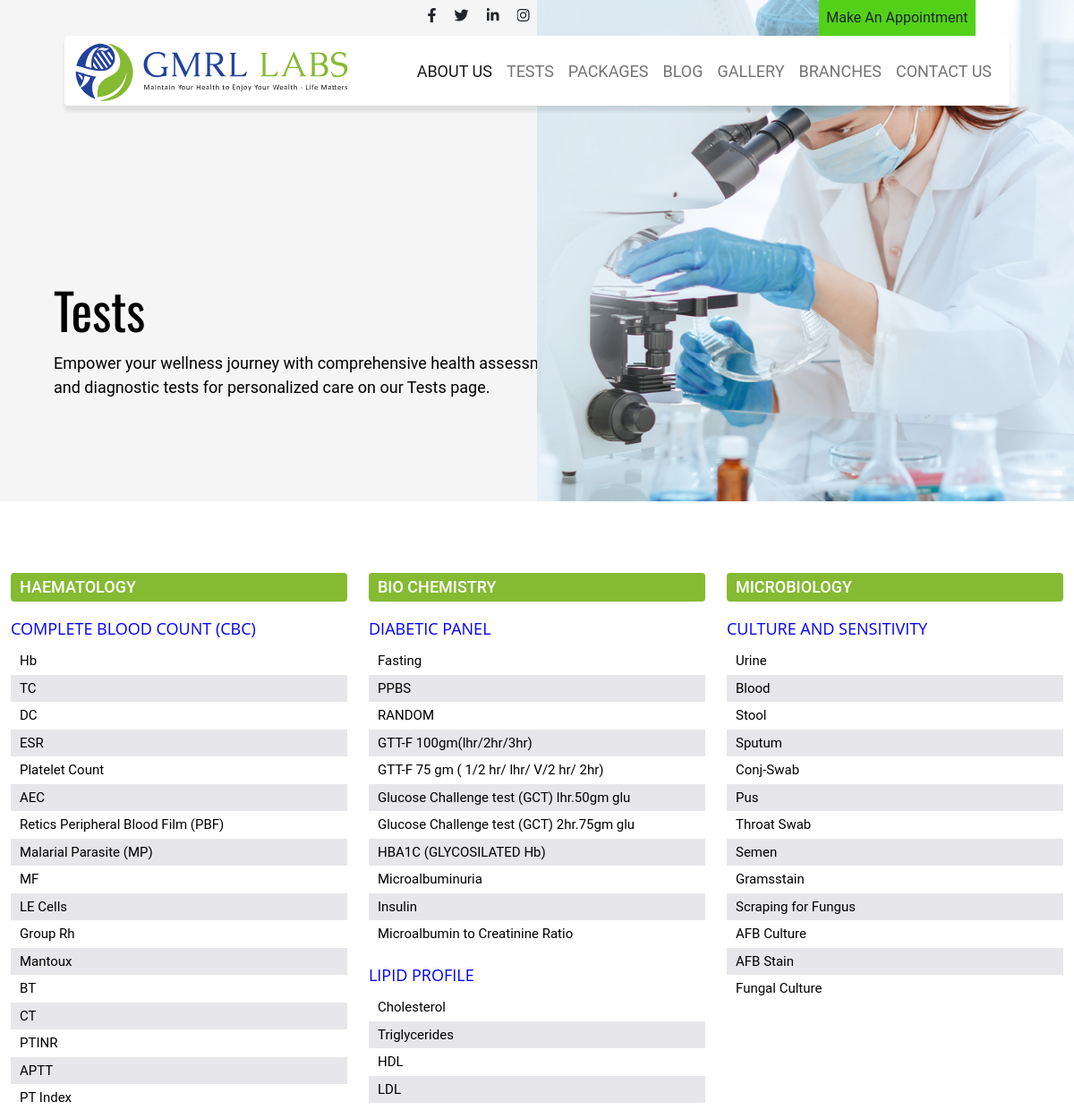
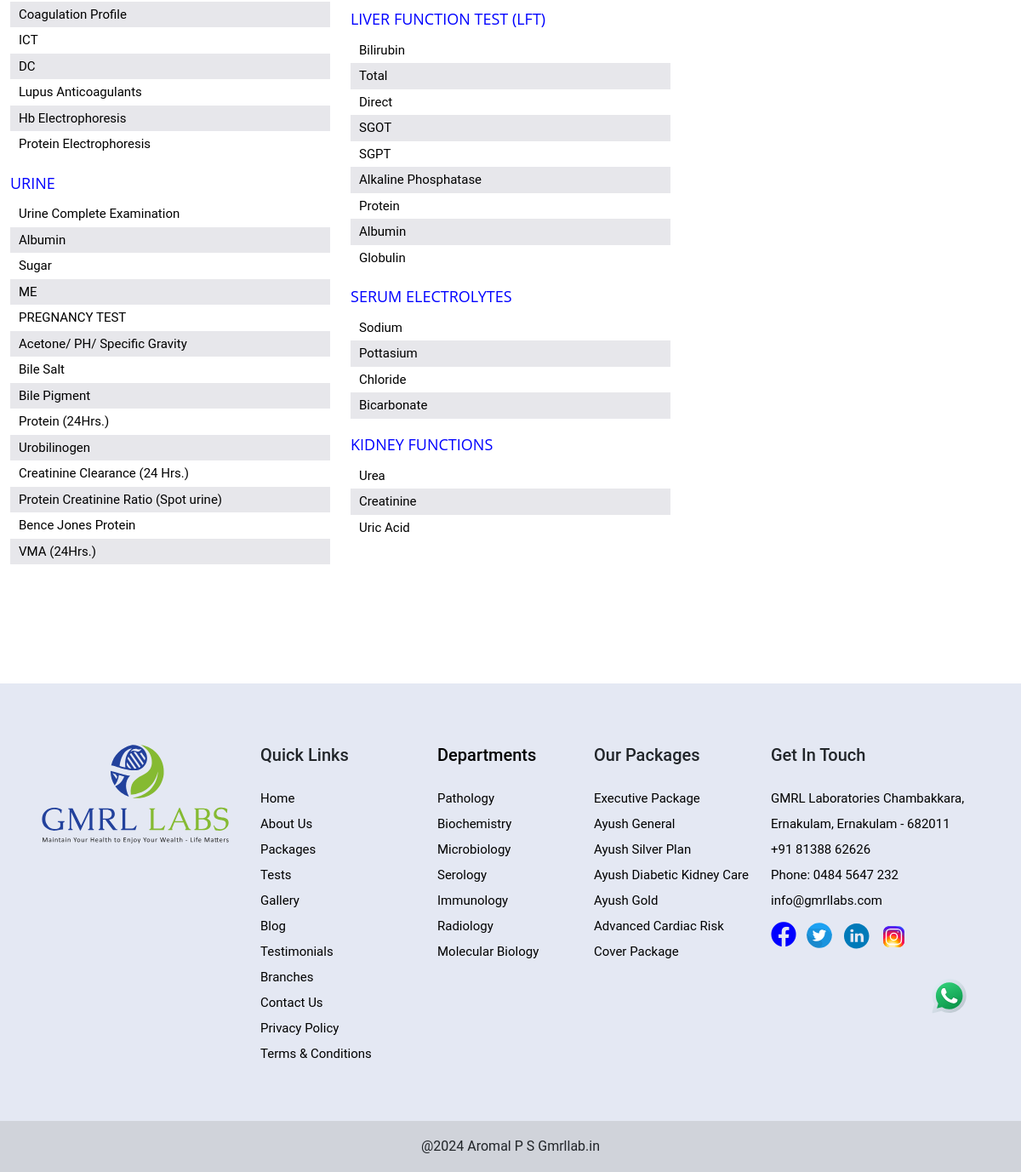
The app's page /frondpage/tests/ with its own data (2 pictures, top to bottom).
### frondpage/models.py (models this page shows, shortened)
class Tests(models.Model):
    test_type=models.CharField(max_length=150,unique=True)
    def __str__(self):
        return self.test_type

class Our_Tests(models.Model):
    test_type=models.ForeignKey(Tests, on_delete=models.CASCADE)
    test_name=models.CharField(max_length=150,unique=True)
    testes = models.TextField(help_text='Enter test names separated by commas')
    def get_testes_list(self):
        return [Otest.strip() for Otest in self.testes.split(',')]

class Departments(models.Model):
    dep_name=models.CharField(max_length=150,unique=True)
    dep_image=models.ImageField(upload_to='department/')
    dep_decrption=models.TextField()
    dep_detail_banner=models.ImageField(upload_to='departmentbanner/')

class TestPackage(models.Model):
    package_name = models.CharField(max_length=200, unique=True)
    price = models.DecimalField(max_digits=10, decimal_places=2)
    image = models.ImageField(upload_to='testpackage')
    tests = models.TextField(help_text='Enter test names separated by commas')
    description=models.TextField()

### frondpage/views.py (the view)
# urls.py: path('tests/',views.ATests,name='tests'),
def ATests(req):
    all_our_tests = Our_Tests.objects.all()
    return render(req, 'tests.html', {'all_our_tests': all_our_tests})

### labapp/context_processors.py (called while the page is built)
def Testpackages(req):
    test_packages=TestPackage.objects.all()
    return dict(test_packages=test_packages)

def Test(req):
    test=Tests.objects.all()
    return dict(test=test)

def Ourtests(req):
    ourtests=Our_Tests.objects.all()
    return dict(ourtests=ourtests)

def Ourtestinomial(req):
    testinomial=OurTestinomials.objects.all()
    return dict(testinomial=testinomial)

def Department(req):
    dept=Departments.objects.all()
    return dict(dept=dept)

def NewsandEvent(req):
    news=News_and_events.objects.all()
    return dict(news=news)

def Blog(req):
    blog=Blogs.objects.all()
    return dict(blog=blog)

def Blog_detail(req):
    blog_detail=Blog_details.objects.all()
    return dict(blog_detail=blog_detail)

def Gallerys (req):
    gallery=Gallery.objects.all()
    return dict(gallery=gallery)

def Branch(req):
    branch=Branches.objects.all()
    return dict(branch=branch)

def Privacyandpolicy(req):
    privacy=Privacy.objects.all()
    return dict(privacy=privacy)

def TermsandCondition(req):
    terms=TermsandConditions.objects.all()
    return dict(terms=terms)

def About(req):
    about=AboutUs.objects.all()
    return dict(about=about)

### templates/tests.html (shortened to what this page needs)
{% extends "base.html" %}
{% load static %}
{% block content %}
<div class="main1_tests overflow-hidden ">
    <div class="container-fluid  p-0 ">
        <div class="row main_row ">
            <div class="col-12 page_about w-100">
                <div class="row w-100 p-0 m-0">
                    <div class="col-md-6 col-12  about_col1 p-0">
                        <div class="about_text2 overflow-hidden">
                            Tests
                        </div>
                        <div class="about_text3 " style="height: fit-content;">
                            Empower your wellness journey with comprehensive health assessments and diagnostic
                            tests for personalized care on our Tests page.
                        </div>
                    </div>
                    <div class="col-md-6 col-12  about_image p-0">
                        <img src="{% static './image/tests.jpg' %}" class="d-block w-100" alt="...">
                    </div>
                </div>
            </div>
        </div>
    </div>
</div>
<div class="main_available_tests test test-page">
    <div class="container">
        <div class="row available_tests">
            {% regroup all_our_tests by test_type as test_type_list %}
            {% for test_type_group in test_type_list %}
            <div class="col-lg-4 col-12">
                <h4>{{ test_type_group.grouper }}</h4>
                <ul>
                    {% for our_test in test_type_group.list %}
                    <h6>{{ our_test.test_name }}</h6>
                        <ul>
                            {% for test_item in our_test.get_testes_list %}
                            <li>{{ test_item }}</li>
                            {% endfor %}
                        </ul>
                    {% endfor %}
                </ul>
            </div>
            {% endfor %}
        </div>
    </div>
</div>
{% endblock %}

### templates/nav_and_footer/footer.html (shortened to what this page needs)
{% load static %}
<div class="footer  pt-2">
    <div class="container footer_contain pt-5">
        <div class="row footer_row1 mx-auto pt-3">
            <div class="col-lg-3 mb-lg-0 mb-5 text-lg-none text-center  footer_col1">
                <img src="{% static './icons/gmrl-footer-logo.svg' %}" alt="" width="220">
            </div>
            <div class="footercolum1 col-6  col-lg-2 col-md-5 ps-lg-0 ps-5">
                <h5 class="pb-3">Quick Links</h5>
                <ul class="p-0">
                    <a href="{% url 'home' %}">
                        <li>Home</li>
                    </a>
                    <a href="{% url 'aboutus' %}">
                        <li>About Us</li>
                    </a>
                    <a href="{% url 'package' %}">
                        <li>Packages</li>
                    </a>
                    <a href="{% url 'frond:tests' %}">
                        <li>Tests</li>
                    </a>
                    <a href="{% url 'gallery' %}">
                        <li>Gallery</li>
                    </a>
                    <a href="{% url 'blog' %}">
                        <li>Blog</li>
                    </a>
                    <a href="#">
                        <li>Testimonials</li>
                    </a>
                    <a href="{% url 'branch' %}">
                        <li>Branches</li>
                    </a>
                    <a href="{% url 'form:contactform' %}">
                        <li>Contact Us</li>
                    </a>
                    <a href="{% url 'frond:privacy' %}">
                        <li>Privacy Policy</li>
                    </a>
                    <a href="{% url 'frond:terms' %}">
                        <li>Terms & Conditions</li>
                    </a>
                </ul>
            </div>
            <div class="footercolum2 col-6 col-lg-2 col-md-5  ">
                <h5 class="pb-3"><a href="{% url 'frond:dep_detail' %}">Departments</a></h5>
                <ul class="p-0">
                    {% for i in dept %}
                    <a href="{% url 'frond:E_dep_detail' i.id %}">
                        <li> {{i.dep_name}}</li>
                    </a>
                    {% endfor %}
                </ul>
            </div>
            <div class="footercolum3 col-6 col-lg-2 col-md-5 ps-lg-0 ps-5">
                <h5 class="pb-3">Our Packages</h5>
                <ul class="p-0">
                    {% for i in test_packages %}
                    <a href="{% url 'frond:detailpackage'  i.id %}">
                        <li>{{i.package_name}}</li>
                    </a>
                    {% endfor %}
                </ul>
            </div>
            <div class="footercolum4 col-6 col-lg-3 col-md-5 ">
                <h5 class="pb-3">Get In Touch</h5>
                <ul class="p-0">
                    <a href="{% url 'form:contactform' %}">
                        <li> GMRL Laboratories Chambakkara, Ernakulam, Ernakulam - 682011</li>
                    </a>
                    <a href="tel:+91 81388 6262">
                        <li> +91 81388 62626</li>
                    </a>
                    <a href="tel:0484 5647 232">
                        <li> Phone: 0484 5647 232</li>
                    </a>
                    <a href="mailto:info@gmrllabs.com">
                        <li> info@gmrllabs.com</li>
                    </a>
                    <span class="footer_icon">
                        <div class="row text-center">
                            <div class="col-1" style="width:42px">
                                <i class="fab fa-facebook "></i>
                            </div>
                            <div class="col-1 " style="width:42px; padding-top:11px;">
                            </div>
                            <div class="col-1" style=" width:44px; padding-top:10px;">
                            </div>
                            <div class="col-1" style=" width:44px; padding-top:10px;">
                            </div>
                        </div>
                    </span>
                </ul>
            </div>
        </div>
    </div>
    <div class="container-fluid">
        <div class="row">
            <div class="copyright col-12 mt-5 ">
                <a class="text-decoration-none text-dark " href=""> @2024 Aromal P S Gmrllab.in </a>
            </div>
        </div>
    </div>
</div>

### static/css/style.css (style rules this page uses)
* { overflow-x: hidden !important; }
html, body { margin: 0 !important; padding: 0 !important; box-sizing: border-box !important; height: fit-content !important; }
.container { max-width: 1240px !important }
body { position: relative; font-family: 'Roboto', sans-serif !important; }
a { text-decoration: none !important; transition-duration: 0.3s !important; }

### static/css/navbar.css (style rules this page uses)
html, body { margin: 0 !important; padding: 0 !important; box-sizing: border-box !important; height: fit-content !important; }
body { position: relative; font-family: 'Roboto', sans-serif !important; }
.container { max-width: 1240px !important }
a { text-decoration: none !important; transition-duration: 0.3s !important; }

### static/css/main3.css (style rules this page uses)
h6 { color: black; padding: 0; margin: 0; font-family: 'Open Sans', sans-serif !important; }

### static/css/footer.css (style rules this page uses)
.footer { background-color: #e4e8f3; }
.footer ul li { list-style-type: none; line-height: 30px; font-size: 15px; }
.copyright { display: flex; align-items: center; justify-content: center; background-color: #d0d3da; height: 60px; }
.footer_icon i { padding-top: 10px; font-size: 30px; color: blue; }
.footer_icon .tweeter { padding: 0; height: 30px; width: 30px; }
.footer_icon .linkedin { width: 33px; }
.footer_icon .instagram_footer { padding-top: 1px; width: 33px; }
.footer_row1 a { color: black; }

### static/css/about.css (style rules this page uses)
.container { max-width: 1240px !important }
.page_about { position: absolute; padding: 0; margin: 0; top: 0%; right: 0; z-index: -1; width: 100vw !important; height: 100%; }
.about_col1 { position: relative; height: 70vh; background-color: rgba(202, 200, 200, 0.192); }
.about_text2 { position: absolute; bottom: 32%; left: 10%; font-size: 56px; color: black; font-family: 'Oswald', sans-serif !important; }

### static/css/gallery.css (style rules this page uses)
.container { max-width: 1240px !important; }
.page_about { position: absolute; padding: 0; margin: 0; top: 0%; right: 0; z-index: -1; width: 100vw !important; height: 100%; }
.about_text2 { position: absolute; bottom: 32%; left: 18%; font-size: 56px; color: black; font-family: 'Oswald', sans-serif !important; }

### static/css/branches.css (style rules this page uses)
.container { max-width: 1240px !important; }
.page_about { position: absolute; padding: 0; margin: 0; top: 0%; right: 0; z-index: -1; width: 100vw !important; height: 100%; }
.about_text2 { position: absolute; bottom: 32%; left: 18%; font-size: 56px; color: black; font-family: 'Oswald', sans-serif !important; }
.container { max-width: 1240px !important }

### static/css/package.css (style rules this page uses)
.container { max-width: 1240px !important; }

### static/css/blog.css (style rules this page uses)
.container { max-width: 1240px !important }

### static/css/contactus.css (style rules this page uses)
.container { max-width: 1240px !important }

### static/css/tests.css (style rules this page uses)
.container { max-width: 1240px !important }
.page_about { position: absolute; padding: 0; margin: 0; top: 0%; right: 0; z-index: -1; width: 100vw !important; height: 100%; }
.about_text2 { position: absolute; bottom: 32%; left: 10%; font-size: 56px; color: black; line-height: 70px !important; font-family: 'Oswald', sans-serif !important; }
.about_text3 { position: absolute; top: 70%; left: 10%; font-size: 18px; overflow: hidden; color: black; width: 600px; }
.about_image img { height: 70vh; }
.test { margin-top: 0px; margin-bottom: 100px; }
.available_tests ul { width: 100%; padding: 0; margin: 0; margin-bottom: 20px; display: block; }
.available_tests ul li { font-size: 16px; color: black; padding: 4px 10px; margin: 0; list-style: none; font-size: 15px; }
.available_tests ul li:nth-child(even) { background: #e7e7eb; }
.available_tests h4 { width: 100%; padding: 5px 0px 5px 10px; margin: 0px 0px 20px 0px; border-radius: 4px; color: white; background: #85ba32; font-size: 18px; display: block; }
.available_tests h6 { width: 100%; padding: 0px 0px 10px 0px; margin: 0; border-radius: 4px; color: blue; font-size: 18px; display: block; }

### records on screen
Tests: grouper "HAEMATOLOGY"
Our_Tests: test_name "COMPLETE BLOOD COUNT (CBC)", get_testes_list "Hb" "TC" "DC" "ESR" "Platelet Count" "AEC" "Retics Peripheral Blood Film (PBF)" "Malarial Parasite (MP)" "MF" "LE Cells" "Group Rh" "Mantoux" "BT" "CT" "PTINR" "APTT" "PT Index" "Coagulation Profile" "ICT" "DC" "Lupus Anticoagulants" "Hb Electrophoresis" "Protein Electrophoresis"
Our_Tests: test_name "URINE", get_testes_list "Urine Complete Examination" "Albumin" "Sugar" "ME" "PREGNANCY TEST" "Acetone/ PH/ Specific Gravity" "Bile Salt" "Bile Pigment" "Protein (24Hrs.)" "Urobilinogen" "Creatinine Clearance (24 Hrs.)" "Protein Creatinine Ratio (Spot urine)" "Bence Jones Protein" "VMA (24Hrs.)"
Tests: grouper "BIO CHEMISTRY"
Our_Tests: test_name "DIABETIC PANEL", get_testes_list "Fasting" "PPBS" "RANDOM" "GTT-F 100gm(lhr/2hr/3hr)" "GTT-F 75 gm ( 1/2 hr/ lhr/ V/2 hr/ 2hr)" "Glucose Challenge test (GCT) lhr.50gm glu" "Glucose Challenge test (GCT) 2hr.75gm glu" "HBA1C (GLYCOSILATED Hb)" "Microalbuminuria" "Insulin" "Microalbumin to Creatinine Ratio"
Our_Tests: test_name "LIPID PROFILE", get_testes_list "Cholesterol" "Triglycerides" "HDL" "LDL"
Our_Tests: test_name "LIVER FUNCTION TEST (LFT)", get_testes_list "Bilirubin" "Total" "Direct" "SGOT" "SGPT" "Alkaline Phosphatase" "Protein" "Albumin" "Globulin"
Our_Tests: test_name "SERUM ELECTROLYTES", get_testes_list "Sodium" "Pottasium" "Chloride" "Bicarbonate"
Our_Tests: test_name "KIDNEY FUNCTIONS", get_testes_list "Urea" "Creatinine" "Uric Acid"
Tests: grouper "MICROBIOLOGY"
Our_Tests: test_name "CULTURE AND SENSITIVITY", get_testes_list "Urine" "Blood" "Stool" "Sputum" "Conj-Swab" "Pus" "Throat Swab" "Semen" "Gramsstain" "Scraping for Fungus" "AFB Culture" "AFB Stain" "Fungal Culture"
Departments: dep_name "Pathology"
Departments: dep_name "Biochemistry"
Departments: dep_name "Microbiology"
Departments: dep_name "Serology"
Departments: dep_name "Immunology"
Departments: dep_name "Radiology"
Departments: dep_name "Molecular Biology"
TestPackage: package_name "Executive Package"
TestPackage: package_name "Ayush General"
TestPackage: package_name "Ayush Silver Plan"
TestPackage: package_name "Ayush Diabetic Kidney Care"
TestPackage: package_name "Ayush Gold"
TestPackage: package_name "Advanced Cardiac Risk Cover Package"
